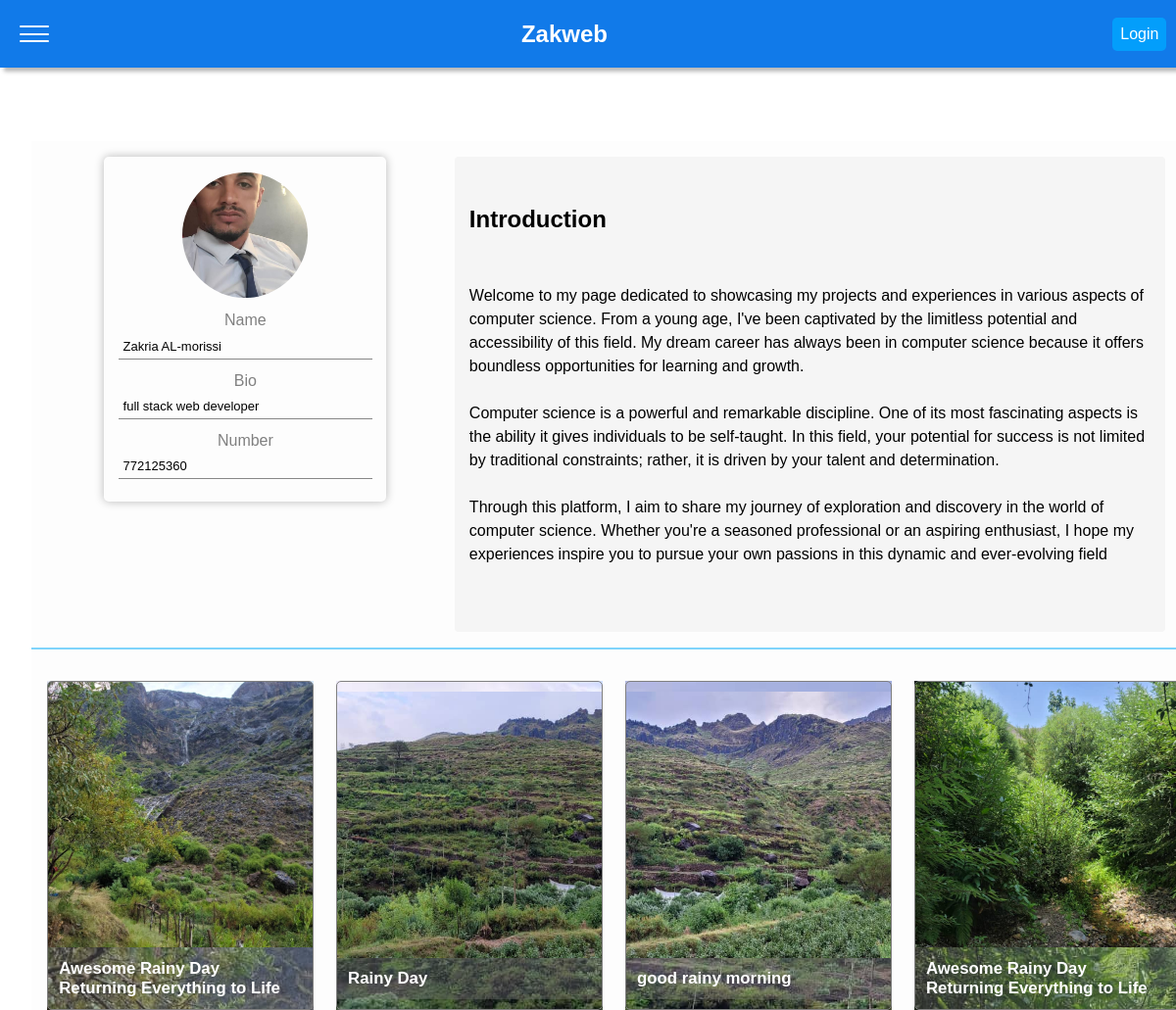
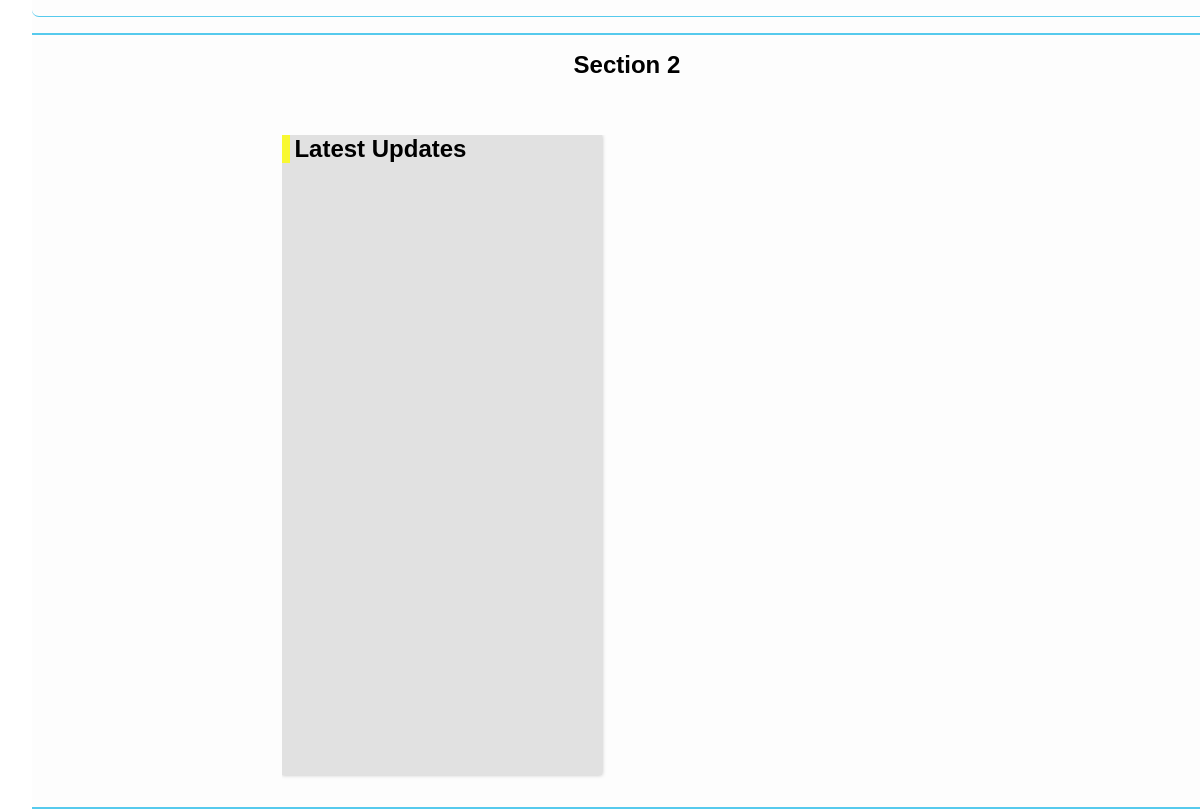
The app's page /, older data (2 pictures, top to bottom).
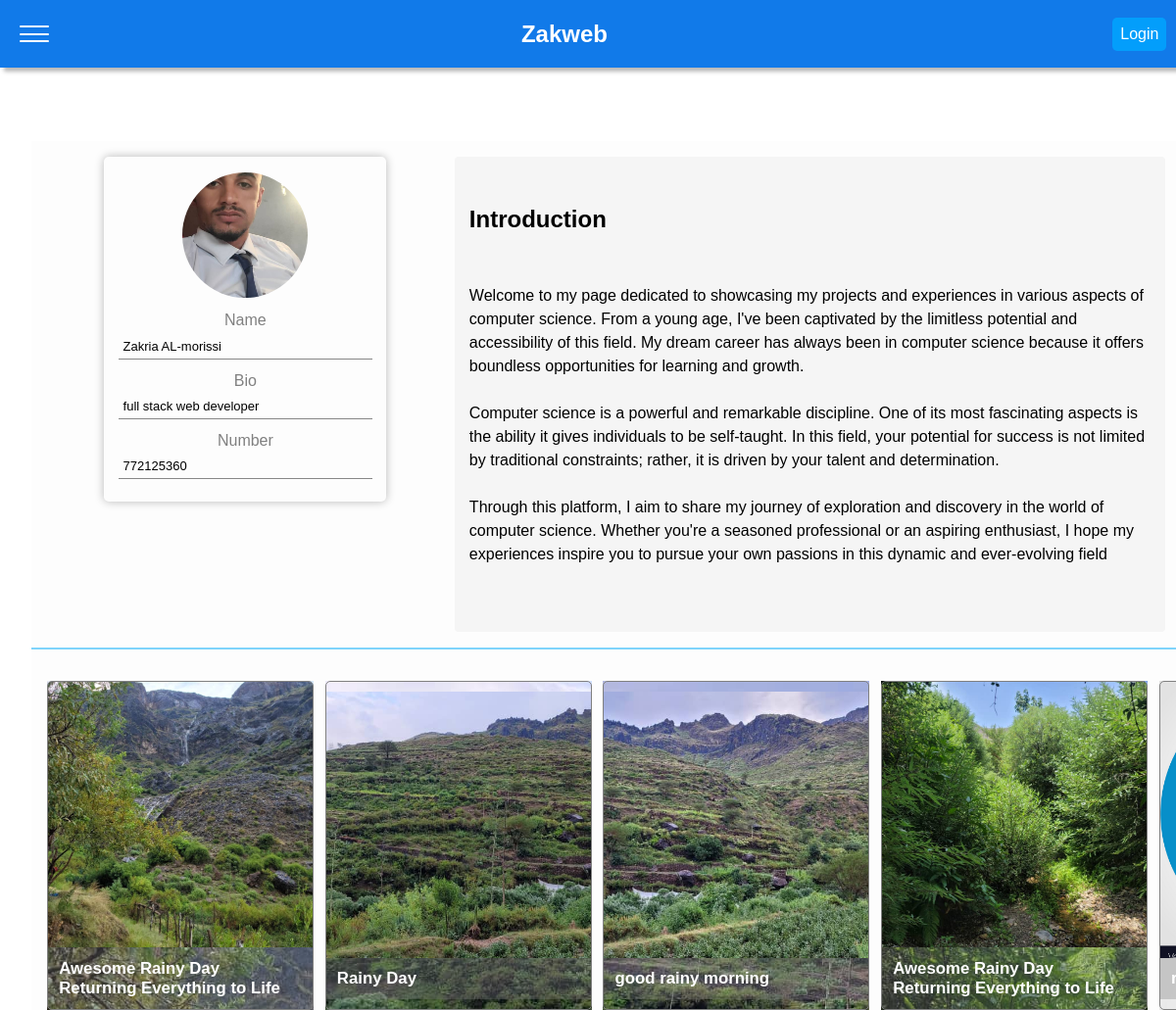
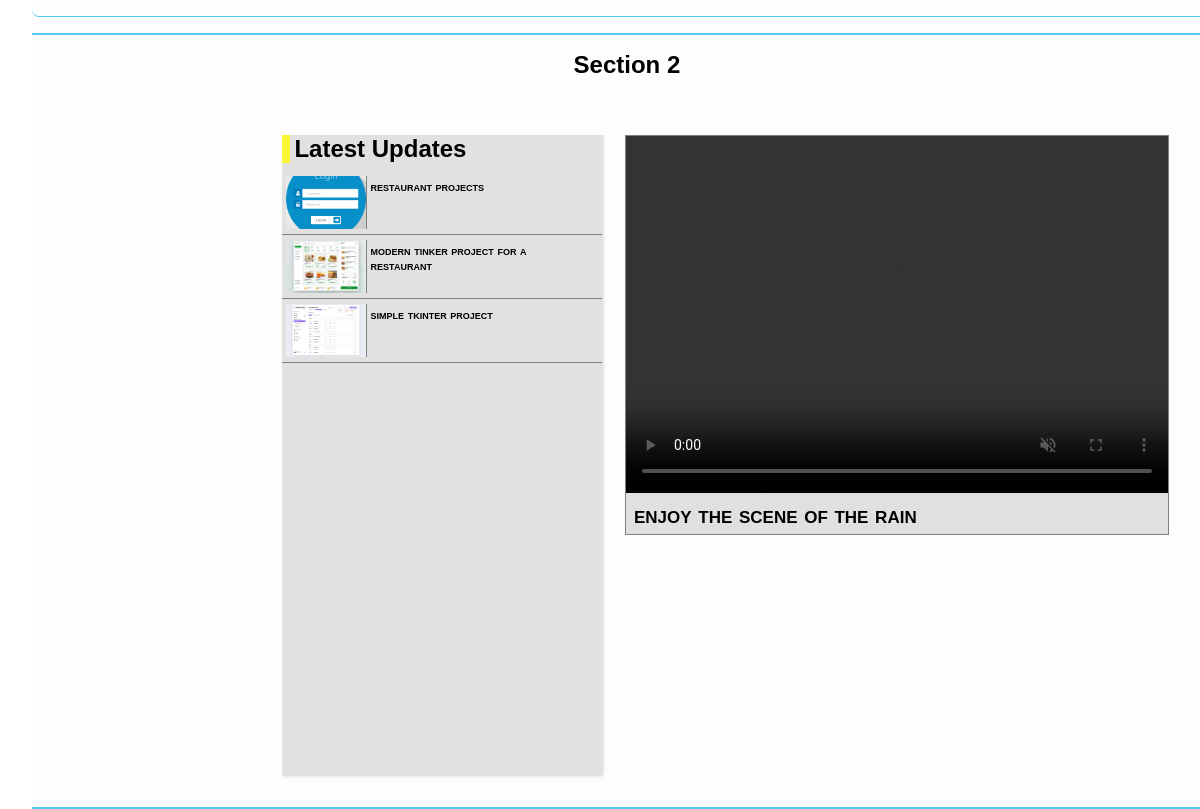
The same page, newer data (2 pictures, top to bottom).
### main/models.py (models this page shows, shortened)
class Myprofile(models.Model):
    name = models.OneToOneField(User,on_delete=models.CASCADE,verbose_name="Name")
    profile = models.ImageField(upload_to='private/images/',blank=True)
    bio = models.CharField(max_length=75)
    link = models.URLField(blank=True)
    link_2 = models.URLField(blank=True)
    phone_number = models.CharField(max_length=20, blank=True)
    class Meta:
        verbose_name = 'Profile'
        verbose_name_plural = 'Profiles'

class Introduction(models.Model):
    title =  models.CharField(max_length=20)
    text = models.TextField(max_length=10000)

class Post(models.Model):
    category = models.ForeignKey(Category, on_delete= models.CASCADE)
    author = models.ForeignKey(User, on_delete=models.CASCADE,verbose_name="Author")
    title = models.CharField(max_length=200,default='', verbose_name="Title")
    text = models.TextField(max_length=10000, verbose_name="Text")
    image = models.ImageField(upload_to='images')
    text_2 = models.TextField(max_length=10000, blank=True, verbose_name="Second Text")
    video = models.FileField(upload_to='videos/', blank=True, null=True)
    image_2 = models.ImageField(upload_to='images/', blank=True, null=True)
    text_3 = models.TextField(max_length=10000, blank=True, verbose_name="Third Text")
    image_3 = models.ImageField(upload_to='images/', blank=True, null=True)
    video_2 = models.FileField(upload_to='videos/', blank=True, null=True)
    created_at = models.DateTimeField(auto_now_add=True, verbose_name="Created At", db_index=True)
    updated_at = models.DateTimeField(auto_now=True, verbose_name="Updated At")
    class Meta:
        verbose_name = "Post"
        verbose_name_plural = "Posts"
        indexes = [
            models.Index(fields=['created_at']),  # Add index for created_at field
        ]

### main/views.py (the view)
# urls.py: path('',views.home,name="home"),
def home(request):
    profile = get_object_or_404(Myprofile,id=2)
    introduction = Introduction.objects.get(id=1)
    posts = Post.objects.all()
    category_posts = Post.objects.filter(category__name="New projects")
    video_category = Post.objects.filter(category__name="videos")
    if request.user.is_authenticated:
        user_image = UserProfile.objects.filter(user_profile=request.user).first()
        print(user_image)
    else:
        user_image = None
    context = {
        'myprofile': profile,
        'introduction':introduction,
        'posts': posts,
        'projects': category_posts,
        'videos':video_category,
        'profile':user_image
    }
    return render(request,"home/home.html",context)

### main/templates/home/home.html
{% extends "home/layout.html" %}
{% block main %}
<section class="section">
    <div class="myprofile">
        <img src="{{myprofile.profile.url}}" alt="">
        <label for="name">Name</label>
        <p id="name">{{myprofile.name.first_name}}</p>
        <label for="bio">Bio</label>
        <p id="bio">{{ myprofile.bio }}</p>
        <label for="number">Number</label>
        <p id="number">{{myprofile.phone_number}}</p>
    </div>
    <div class="introduction">
        <h2>{{introduction.title}}</h2>
        <p>{{introduction.text}}</p>
    </div>
</section>
<section class="section-one">
    {% for post in posts %}
    <div class="post" style="background-image: url( {{post.image.url}});">
        <a href="{% url 'post' post.id %}">
            <img src="{{post.image.url }}"  alt="">
            <h2>{{post.title}}</h2>
        </a>
    </div>
    {% endfor %}
</section>
<section class="section-two">
    <h1>Section 2</h1>
    <div class="section-two-container">
        <div class="left-container">
            <h1>Latest Updates</h1>
            {% for project in projects %}
            <a href="{% url 'post' project.id %}">
                <img src="{{project.image.url}}" alt="">
                <h2>{{ project.title }}</h2>
            </a>
            {% endfor %}
        </div>
        {% for video in videos %}
        <div class="right-container">
            <video  autoplay muted controls>
                <source src="{{video.video.url}}" type="video/mp4">
            </video>
            <p>
                {{ video.title }}
            </p>
        </div>
        {% endfor %}
    </div>
</section>
{% endblock %}

### main/templates/home/layout.html (shortened to what this page needs)
<!DOCTYPE html>
<html lang="en">
<head>
    {% load static %}
    <link rel="stylesheet" href="{% static 'css/home.css' %}">
    <link rel="stylesheet" href="{% static 'css/room1.css' %}">
</head>
<body class="">
    <header>
        <nav>
            <div class="ham-menu">
                <span></span>
                <span></span>
                <span></span>
            </div>
            <h1 id="page-name">Zakweb</h1>
            {% if user.is_authenticated %}
            <a href="{% url 'profile' %}" class="profile-page" >
                {% if profile.image %}
                    <img src="{{profile.image.url}}" alt="">
                {% else %}
                   <img src="{% static '/system/profile1.png' %}" alt="" >
                {% endif %}
            </a>
            {% else %}
            <a href="{% url 'login' %}" class="login">Login</a>
            {% endif %}
        </nav>
    </header>
        <main>
        {% block main %}
        {% endblock %}
        </main>
</body>
</html>

Row changes from the older to the newer data that the page shows:
added Post: image (picture), title "restaurant projects"
added Post: image (picture), title "modern tinker project for a restaurant", shown under "Latest Updates"
added Post: image (picture), title "simple tkinter project", shown under "Latest Updates"
added Post: title "enjoy the scene of the rain"
